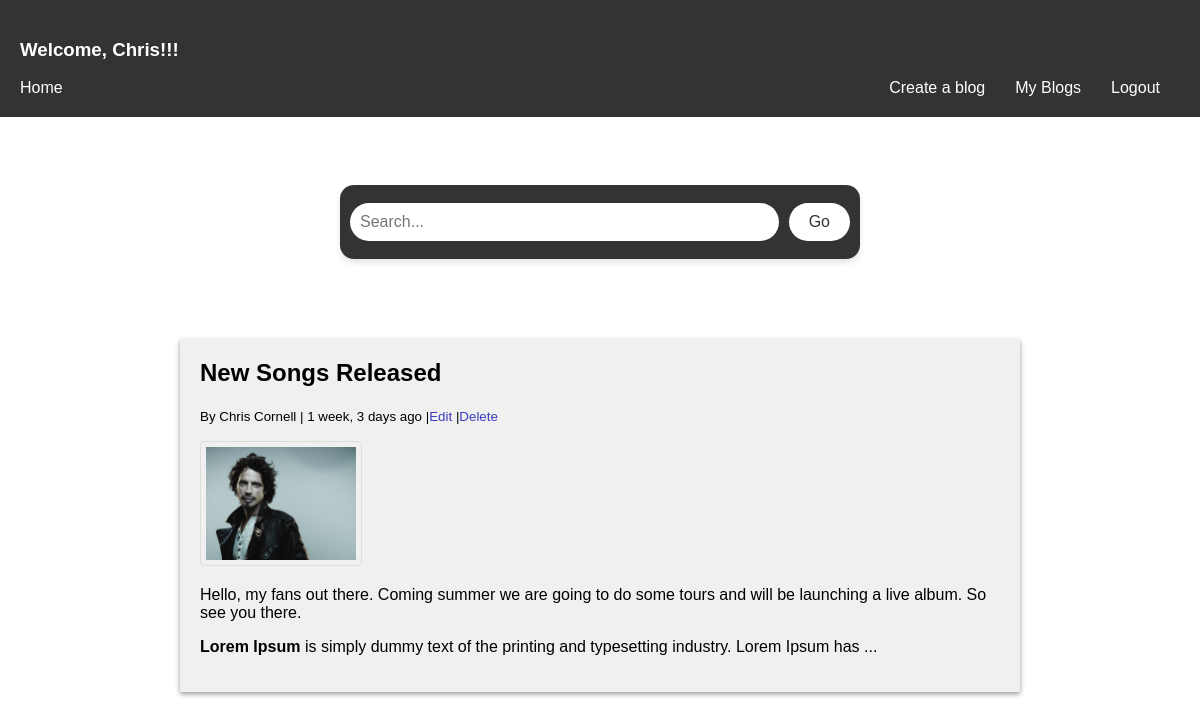
The page /myblogs (signed in) on the database its author committed.
### blogs/models.py (models this page shows, shortened)
class Post(models.Model):
    title = models.CharField(max_length=255)
    author  = models.ForeignKey(User, on_delete=models.CASCADE)
    featured_image = models.ImageField(null=True,blank=True)
    body = RichTextField(blank=True,null=True)
    created = models.DateTimeField(auto_now_add=True)
    id = models.UUIDField(default=uuid.uuid4,unique=True,primary_key=True,editable=False)
    class Meta:
        ordering = ['-created']

### blogs/views.py (the view)
# urls.py: path('myblogs',views.UserBlogsView,name='user-blogs'),
@login_required(login_url='login')
def UserBlogsView(request):
    user = request.user
    posts = Post.objects.filter(author=user)
    context = {'posts' : posts}
    return render(request,'blogs/home.html',context)

### blogs/templates/blogs/home.html (shortened to what this page needs)
{% extends 'base.html' %}
{% load static %}
{% block content %}
    <form  id="searchForm" class="search-container" action="{% url 'home' %}" method="get">
        <input type="text" value="{{search_query}}" name="search_query" placeholder="Search...">
        <button type="submit">Go</button>
    </form>
<section>
{% for post in posts %}
<a href="{% url 'detail-article' post.id %}">
<article class="blogs">
    <h2><a href="{% url 'detail-article' post.id %}">{{ post.title }}</a></h2>
    <small>By {{ post.author.first_name }} {{ post.author.last_name }} | {{ post.created|timesince }} ago
        {% if request.user.id == post.author.id %}
        |<a href="{% url 'update-article' post.id %}">Edit</a> |<a href="{% url 'delete-article' post.id %}">Delete</a>
        {% endif %}
    </small>
    {% if post.featured_image %}
    <p class="posts-image"><img class="images" src="{{ post.featured_image.url }}" alt="Blog post image"></p>
    {% endif %}
    <p>{{ post.body|slice:'0:250'|safe }}...</p>
</article>
</a>
{% endfor %}
</section>
{% include 'pagination.html' %}
{% endblock content %}

### templates/navbar.html
<header>
    {% if user.is_authenticated %}
    <h3>Welcome, {{request.user|capfirst}}!!!</h3>
    {% endif %}
    <a class="home-nav" style="color:white;font-size:16px;float:left;text-decoration:none;" href="{% url 'home' %}">Home</a></small>
    <nav>
        <ul>
            {% if user.is_authenticated %}
            <li><a href="{% url 'create-article' %}">Create a blog</a></li>
            <li><a href="{% url 'user-blogs' %}">My Blogs</a></li>
            <li><a href="{% url 'logout' %}">Logout</a></li>
            {% else %}
            <li><a href="{% url 'login' %}">Login/Sign Up</a>
            {% endif %}
        </ul>
    </nav>
</header>

### static/styles/main.css (style rules this page uses)
body { font-family: Arial, sans-serif; margin: 0; padding: 0; }
header { background-color: #333; color: #fff; padding: 20px; }
nav { display: flex; justify-content: right; align-items: center; }
nav ul { list-style: none; margin: 0; padding: 0; display: flex; }
nav li { margin-right: 10px; }
nav a { color: #fff; text-decoration: none; padding: 10px; border-radius: 5px; }
.search-container { display: flex; justify-content: center; align-items: center; margin: 50px auto; max-width: 500px; background-color: #333; border-radius: 14px; padding: 10px; box-shadow: 0 4px 6px rgba(0,0,0,0.1); }
.search-container input[type="text"] { flex: 1; border: none; font-size: 16px; padding: 10px; background-color: #fff; color: #333; outline: none; border-radius: 20px; }
.search-container button[type="submit"] { background-color: #fff; height:38px; color: #333; border: none; padding: 10px 20px; border-radius: 20px; margin: auto; margin-left: 10px; cursor: pointer; font-size: 16px; }
section { display: flex; flex-direction: column; align-items: center; justify-content: space-around; padding: 20px; }
.blogs { flex: 1; margin: 10px; max-width: 800px; width: 100%; padding: 20px; background-color: #f0f0f0; box-shadow: 0px 2px 5px #999; }
h2 { margin-top: 0; }
h2>a { text-decoration: none; color: black; }
button { background-color: #333; color: #fff; height: 31px; border-radius: 2px; }
a { text-decoration: none; color: rgb(59, 59, 188); }
.images { border: 1px solid #ddd; border-radius: 4px; padding: 5px; width: 150px; }
input[type=text], input[type=email], input[type=password] { width: 100%; padding: 12px; border: 1px solid #ccc; border-radius: 4px; margin: 8px 0; box-sizing: border-box; }

### rows shown on the page
Post: title "New Songs Released", author.first_name "Chris", author.last_name "Cornell", created "1 week, 3 days", shows "Edit", featured_image (picture), body "Hello, my fans out there. Coming summer we are going to do some tours and will be launching a live album. So see you there. Lorem Ipsum is simply dummy text of the printing and typesetting industry. Lorem Ipsum has"

### other values the page prints
{{ request.user|capfirst }} "Chris"
